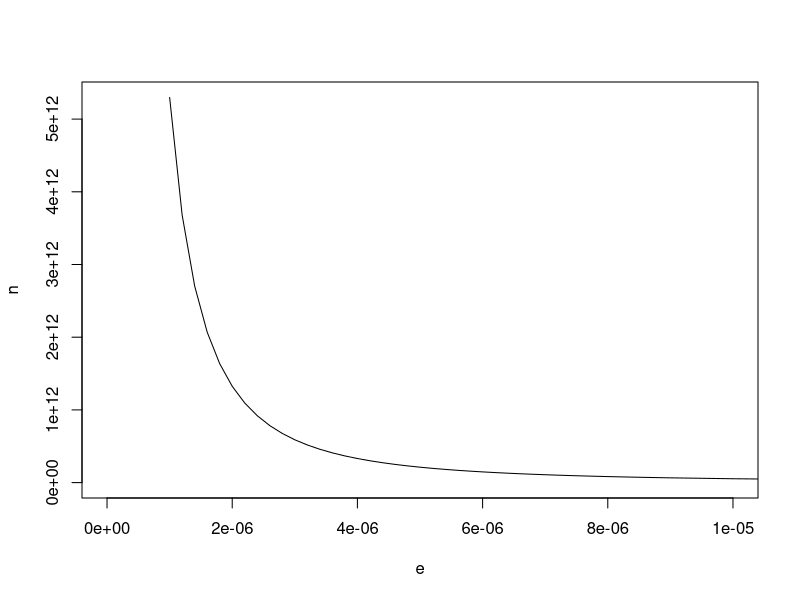

This chart was generated by the following R code: (Note: this script raises an error after producing the figure.)
## ---- chunk 1
n <- 1000
a <- runif( n, 5, 10 )
A <- sum( a )
theta <- 4
EX <- a * theta
VX <- a * theta^2
ES <- sum( EX )
VS <- sum( VX )
SDS <- sqrt( VS )

alpha <- 0.95
P <- ES
P_avg <- ( 1 + alpha ) * ES
P_var <- ES + alpha * VS
P_sde <- ES + alpha * SDS
P_VaR <- qgamma( alpha, shape = A, scale = theta )

# curve( dgamma, shape = A, scale = theta )
## ---- chunk 2
alph <- 0.01
e <- unlist( lapply( seq( 1, 6, 1 ), FUN = function( n ) seq( 9, 1, -0.2 ) * 10^{-n} ) )
n <- log( 2 / alph ) / e^2
plot( e, n, type = 'l', xlim = c( 0, 0.00001 ) )
dt <- data.table( e, n )
cat( paste( paste0( formatC( e, digits = 10, format = 'f' ), ', ', formatC( n, digits = 30, format = 'f' ) ), collapse = '\n' ) )

d <- n * 8 / 1024^2
## ---- chunk 3
n <- 1e3
S <- rgamma( n, shape = A, scale = theta )
smin <- qgamma( 0.001, shape = A, scale = theta )
smax <- qgamma( 0.999, shape = A, scale = theta )
s <- seq( smin, smax, length.out = 1000 )
Fns <- ecdf( S )( s )
Fs <- pgamma( s, shape = A, scale = theta )

alph <- 0.02
er <- sqrt( log( 2 / alph ) / ( 2 * n ) )
abs( Fs - Fns ) > er 

plot( s, Fs, type = 'l', ylim = c( -er, 1 + er ) )
points( s, Fns - er, col = 'red', type = 'l' )
points( s, Fns + er, col = 'red', type = 'l' )

hist( pgamma( S, shape = A, scale = theta ), breaks = 5 )
